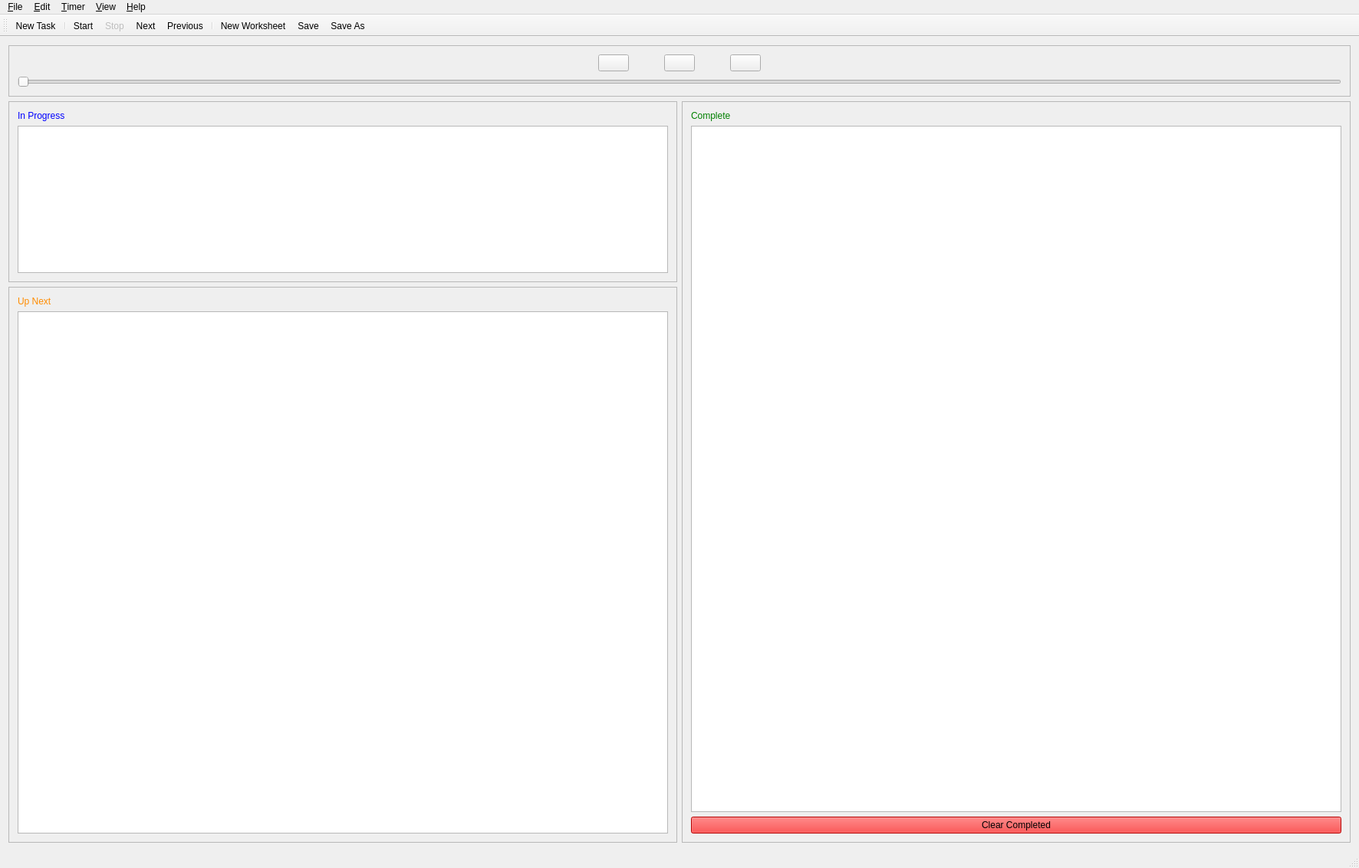
<?xml version="1.0" encoding="UTF-8"?>
<ui version="4.0">
 <class>MainWindow</class>
 <widget class="QMainWindow" name="MainWindow">
  <property name="geometry">
   <rect>
    <x>0</x>
    <y>0</y>
    <width>1772</width>
    <height>1132</height>
   </rect>
  </property>
  <property name="windowTitle">
   <string>MainWindow</string>
  </property>
  <property name="styleSheet">
   <string notr="true"/>
  </property>
  <widget class="QWidget" name="centralWidget">
   <layout class="QGridLayout" name="gridLayout_5">
    <item row="0" column="0" colspan="2">
     <layout class="QGridLayout" name="gridLayout">
      <item row="0" column="0">
       <layout class="QHBoxLayout" name="horizontalLayout_3">
        <item>
         <widget class="QFrame" name="frame">
          <property name="frameShape">
           <enum>QFrame::StyledPanel</enum>
          </property>
          <property name="frameShadow">
           <enum>QFrame::Raised</enum>
          </property>
          <layout class="QGridLayout" name="gridLayout_3">
           <item row="1" column="1">
            <widget class="QSlider" name="progress">
             <property name="orientation">
              <enum>Qt::Horizontal</enum>
             </property>
            </widget>
           </item>
           <item row="0" column="1">
            <layout class="QHBoxLayout" name="horizontalLayout_6">
             <item>
              <spacer name="horizontalSpacer">
               <property name="orientation">
                <enum>Qt::Horizontal</enum>
               </property>
               <property name="sizeHint" stdset="0">
                <size>
                 <width>40</width>
                 <height>20</height>
                </size>
               </property>
              </spacer>
             </item>
             <item>
              <widget class="QPushButton" name="prevButton">
               <property name="text">
                <string/>
               </property>
              </widget>
             </item>
             <item>
              <spacer name="horizontalSpacer_4">
               <property name="orientation">
                <enum>Qt::Horizontal</enum>
               </property>
               <property name="sizeType">
                <enum>QSizePolicy::Fixed</enum>
               </property>
               <property name="sizeHint" stdset="0">
                <size>
                 <width>40</width>
                 <height>20</height>
                </size>
               </property>
              </spacer>
             </item>
             <item>
              <widget class="QPushButton" name="playPauseButton">
               <property name="text">
                <string/>
               </property>
              </widget>
             </item>
             <item>
              <spacer name="horizontalSpacer_5">
               <property name="orientation">
                <enum>Qt::Horizontal</enum>
               </property>
               <property name="sizeType">
                <enum>QSizePolicy::Fixed</enum>
               </property>
               <property name="sizeHint" stdset="0">
                <size>
                 <width>40</width>
                 <height>20</height>
                </size>
               </property>
              </spacer>
             </item>
             <item>
              <widget class="QPushButton" name="nextButton">
               <property name="text">
                <string/>
               </property>
              </widget>
             </item>
             <item>
              <spacer name="horizontalSpacer_6">
               <property name="orientation">
                <enum>Qt::Horizontal</enum>
               </property>
               <property name="sizeHint" stdset="0">
                <size>
                 <width>40</width>
                 <height>20</height>
                </size>
               </property>
              </spacer>
             </item>
            </layout>
           </item>
          </layout>
         </widget>
        </item>
       </layout>
      </item>
     </layout>
    </item>
    <item row="1" column="0">
     <layout class="QVBoxLayout" name="verticalLayout_2">
      <property name="bottomMargin">
       <number>0</number>
      </property>
      <item>
       <widget class="QFrame" name="frame_2">
        <property name="frameShape">
         <enum>QFrame::StyledPanel</enum>
        </property>
        <property name="frameShadow">
         <enum>QFrame::Raised</enum>
        </property>
        <layout class="QGridLayout" name="gridLayout_2">
         <item row="1" column="0" rowspan="2" colspan="2">
          <widget class="QListWidget" name="inProgress">
           <property name="sizePolicy">
            <sizepolicy hsizetype="Minimum" vsizetype="Fixed">
             <horstretch>0</horstretch>
             <verstretch>0</verstretch>
            </sizepolicy>
           </property>
           <property name="toolTip">
            <string>Your currently in progress task</string>
           </property>
           <property name="verticalScrollBarPolicy">
            <enum>Qt::ScrollBarAlwaysOff</enum>
           </property>
           <property name="horizontalScrollBarPolicy">
            <enum>Qt::ScrollBarAlwaysOff</enum>
           </property>
           <property name="selectionMode">
            <enum>QAbstractItemView::NoSelection</enum>
           </property>
           <property name="selectionRectVisible">
            <bool>false</bool>
           </property>
          </widget>
         </item>
         <item row="0" column="0">
          <widget class="QLabel" name="label">
           <property name="styleSheet">
            <string notr="true">color:blue</string>
           </property>
           <property name="text">
            <string>In Progress</string>
           </property>
          </widget>
         </item>
        </layout>
       </widget>
      </item>
      <item>
       <widget class="QFrame" name="frame_4">
        <property name="frameShape">
         <enum>QFrame::StyledPanel</enum>
        </property>
        <property name="frameShadow">
         <enum>QFrame::Raised</enum>
        </property>
        <layout class="QGridLayout" name="gridLayout_6">
         <item row="0" column="0">
          <widget class="QLabel" name="label_3">
           <property name="styleSheet">
            <string notr="true">color:darkorange</string>
           </property>
           <property name="text">
            <string>Up Next</string>
           </property>
          </widget>
         </item>
         <item row="1" column="0">
          <widget class="QListWidget" name="upNext">
           <property name="sizePolicy">
            <sizepolicy hsizetype="Minimum" vsizetype="Expanding">
             <horstretch>0</horstretch>
             <verstretch>0</verstretch>
            </sizepolicy>
           </property>
           <property name="toolTip">
            <string>Your &quot;up next&quot; tasks</string>
           </property>
           <property name="dragEnabled">
            <bool>false</bool>
           </property>
           <property name="selectionMode">
            <enum>QAbstractItemView::NoSelection</enum>
           </property>
           <property name="verticalScrollMode">
            <enum>QAbstractItemView::ScrollPerItem</enum>
           </property>
           <property name="isWrapping" stdset="0">
            <bool>false</bool>
           </property>
          </widget>
         </item>
        </layout>
       </widget>
      </item>
     </layout>
    </item>
    <item row="1" column="1">
     <layout class="QVBoxLayout" name="verticalLayout_3">
      <item>
       <widget class="QFrame" name="frame_3">
        <property name="sizePolicy">
         <sizepolicy hsizetype="Minimum" vsizetype="Preferred">
          <horstretch>0</horstretch>
          <verstretch>0</verstretch>
         </sizepolicy>
        </property>
        <property name="frameShape">
         <enum>QFrame::StyledPanel</enum>
        </property>
        <property name="frameShadow">
         <enum>QFrame::Raised</enum>
        </property>
        <layout class="QGridLayout" name="gridLayout_4">
         <item row="2" column="0">
          <widget class="QListWidget" name="done">
           <property name="sizePolicy">
            <sizepolicy hsizetype="Minimum" vsizetype="Expanding">
             <horstretch>0</horstretch>
             <verstretch>0</verstretch>
            </sizepolicy>
           </property>
           <property name="toolTip">
            <string>Your &quot;completed&quot; tasks</string>
           </property>
           <property name="selectionMode">
            <enum>QAbstractItemView::NoSelection</enum>
           </property>
          </widget>
         </item>
         <item row="1" column="0">
          <layout class="QHBoxLayout" name="horizontalLayout_5">
           <property name="bottomMargin">
            <number>0</number>
           </property>
           <item>
            <widget class="QLabel" name="label_2">
             <property name="styleSheet">
              <string notr="true">color: green;</string>
             </property>
             <property name="text">
              <string>Complete</string>
             </property>
            </widget>
           </item>
           <item>
            <widget class="QWidget" name="widget" native="true"/>
           </item>
          </layout>
         </item>
         <item row="3" column="0">
          <widget class="QPushButton" name="clearButton">
           <property name="styleSheet">
            <string notr="true">background-color:red</string>
           </property>
           <property name="text">
            <string>Clear Completed</string>
           </property>
           <property name="checkable">
            <bool>false</bool>
           </property>
           <property name="autoDefault">
            <bool>false</bool>
           </property>
           <property name="default">
            <bool>false</bool>
           </property>
           <property name="flat">
            <bool>false</bool>
           </property>
          </widget>
         </item>
        </layout>
       </widget>
      </item>
     </layout>
    </item>
   </layout>
  </widget>
  <widget class="QMenuBar" name="menuBar">
   <property name="geometry">
    <rect>
     <x>0</x>
     <y>0</y>
     <width>1772</width>
     <height>29</height>
    </rect>
   </property>
   <property name="toolTipDuration">
    <number>-1</number>
   </property>
   <property name="defaultUp">
    <bool>false</bool>
   </property>
   <widget class="QMenu" name="menu_File">
    <property name="title">
     <string>&amp;File</string>
    </property>
    <widget class="QMenu" name="menu_New">
     <property name="toolTipDuration">
      <number>-1</number>
     </property>
     <property name="title">
      <string>&amp;New</string>
     </property>
     <addaction name="action_Task"/>
     <addaction name="separator"/>
     <addaction name="action_New_Worksheet"/>
    </widget>
    <addaction name="menu_New"/>
    <addaction name="action_Save"/>
    <addaction name="actionSave_As"/>
    <addaction name="separator"/>
    <addaction name="action_Quit"/>
   </widget>
   <widget class="QMenu" name="menu_Edit">
    <property name="title">
     <string>&amp;Edit</string>
    </property>
    <addaction name="action_Clear_Completed"/>
   </widget>
   <widget class="QMenu" name="menu_View">
    <property name="title">
     <string>&amp;View</string>
    </property>
   </widget>
   <widget class="QMenu" name="menu_Help">
    <property name="title">
     <string>&amp;Help</string>
    </property>
    <addaction name="action_About"/>
    <addaction name="action_Usage_Guide"/>
   </widget>
   <widget class="QMenu" name="menu_Timer">
    <property name="title">
     <string>&amp;Timer</string>
    </property>
    <addaction name="action_Start"/>
    <addaction name="action_Stop"/>
    <addaction name="separator"/>
    <addaction name="action_Previous"/>
    <addaction name="action_Next"/>
   </widget>
   <addaction name="menu_File"/>
   <addaction name="menu_Edit"/>
   <addaction name="menu_Timer"/>
   <addaction name="menu_View"/>
   <addaction name="menu_Help"/>
  </widget>
  <widget class="QToolBar" name="mainToolBar">
   <attribute name="toolBarArea">
    <enum>TopToolBarArea</enum>
   </attribute>
   <attribute name="toolBarBreak">
    <bool>true</bool>
   </attribute>
   <addaction name="action_Task"/>
   <addaction name="separator"/>
   <addaction name="action_Start"/>
   <addaction name="action_Stop"/>
   <addaction name="action_Next"/>
   <addaction name="action_Previous"/>
   <addaction name="separator"/>
   <addaction name="action_New_Worksheet"/>
   <addaction name="action_Save"/>
   <addaction name="actionSave_As"/>
  </widget>
  <widget class="QStatusBar" name="statusBar"/>
  <action name="action_Quit">
   <property name="icon">
    <iconset resource="resources.qrc">
     <normaloff>:/img/img/icons8-close-window-100.png</normaloff>:/img/img/icons8-close-window-100.png</iconset>
   </property>
   <property name="text">
    <string>&amp;Quit</string>
   </property>
   <property name="toolTip">
    <string>Quit the program</string>
   </property>
   <property name="statusTip">
    <string>Quit the program</string>
   </property>
   <property name="shortcut">
    <string>Ctrl+Q</string>
   </property>
  </action>
  <action name="action_Task">
   <property name="icon">
    <iconset resource="resources.qrc">
     <normaloff>:/img/img/new-task.png</normaloff>:/img/img/new-task.png</iconset>
   </property>
   <property name="text">
    <string>New &amp;Task</string>
   </property>
   <property name="iconText">
    <string>New Task</string>
   </property>
   <property name="toolTip">
    <string>Add a new task</string>
   </property>
   <property name="statusTip">
    <string>Add a new task</string>
   </property>
   <property name="whatsThis">
    <string>Add a new task</string>
   </property>
   <property name="shortcut">
    <string>Ctrl+T</string>
   </property>
  </action>
  <action name="action_Start">
   <property name="text">
    <string>&amp;Start</string>
   </property>
   <property name="toolTip">
    <string>Start the timer</string>
   </property>
   <property name="statusTip">
    <string>Start the timer</string>
   </property>
   <property name="shortcut">
    <string>Ctrl+Shift+S</string>
   </property>
  </action>
  <action name="action_Stop">
   <property name="enabled">
    <bool>false</bool>
   </property>
   <property name="text">
    <string>S&amp;top</string>
   </property>
   <property name="toolTip">
    <string>Stop the timer</string>
   </property>
   <property name="statusTip">
    <string>Stop the timer</string>
   </property>
   <property name="shortcut">
    <string>Ctrl+Shift+S</string>
   </property>
  </action>
  <action name="action_Previous">
   <property name="text">
    <string>&amp;Previous</string>
   </property>
   <property name="toolTip">
    <string>Go to previous task</string>
   </property>
   <property name="statusTip">
    <string>Go to previous task</string>
   </property>
   <property name="shortcut">
    <string>Ctrl+P</string>
   </property>
  </action>
  <action name="action_Next">
   <property name="text">
    <string>&amp;Next</string>
   </property>
   <property name="toolTip">
    <string>Go to next task</string>
   </property>
   <property name="statusTip">
    <string>Go to next task</string>
   </property>
   <property name="shortcut">
    <string>Ctrl+N</string>
   </property>
  </action>
  <action name="action_Clear_Completed">
   <property name="text">
    <string>&amp;Clear Completed</string>
   </property>
   <property name="toolTip">
    <string>Clear completed tasks</string>
   </property>
   <property name="statusTip">
    <string>Clear completed tasks</string>
   </property>
   <property name="shortcut">
    <string>Ctrl+Shift+C</string>
   </property>
  </action>
  <action name="action_Save">
   <property name="text">
    <string>&amp;Save</string>
   </property>
   <property name="toolTip">
    <string>Save your tasks</string>
   </property>
   <property name="statusTip">
    <string>Save your tasks</string>
   </property>
   <property name="shortcut">
    <string>Ctrl+S</string>
   </property>
  </action>
  <action name="action_New_Worksheet">
   <property name="text">
    <string>New &amp;Worksheet</string>
   </property>
   <property name="toolTip">
    <string>Clear everything and start over</string>
   </property>
   <property name="statusTip">
    <string>Clear everything and start over</string>
   </property>
   <property name="shortcut">
    <string>Ctrl+Shift+N</string>
   </property>
  </action>
  <action name="actionSave_As">
   <property name="text">
    <string>Save &amp;As</string>
   </property>
   <property name="toolTip">
    <string>Save your tasks to a specific file</string>
   </property>
   <property name="statusTip">
    <string>Save your tasks to a specific file</string>
   </property>
  </action>
  <action name="action_About">
   <property name="text">
    <string>&amp;About</string>
   </property>
   <property name="shortcut">
    <string>F10</string>
   </property>
  </action>
  <action name="action_Usage_Guide">
   <property name="text">
    <string>&amp;Usage Guide</string>
   </property>
   <property name="shortcut">
    <string>F11</string>
   </property>
  </action>
 </widget>
 <layoutdefault spacing="6" margin="11"/>
 <resources>
  <include location="resources.qrc"/>
 </resources>
 <connections/>
</ui>
